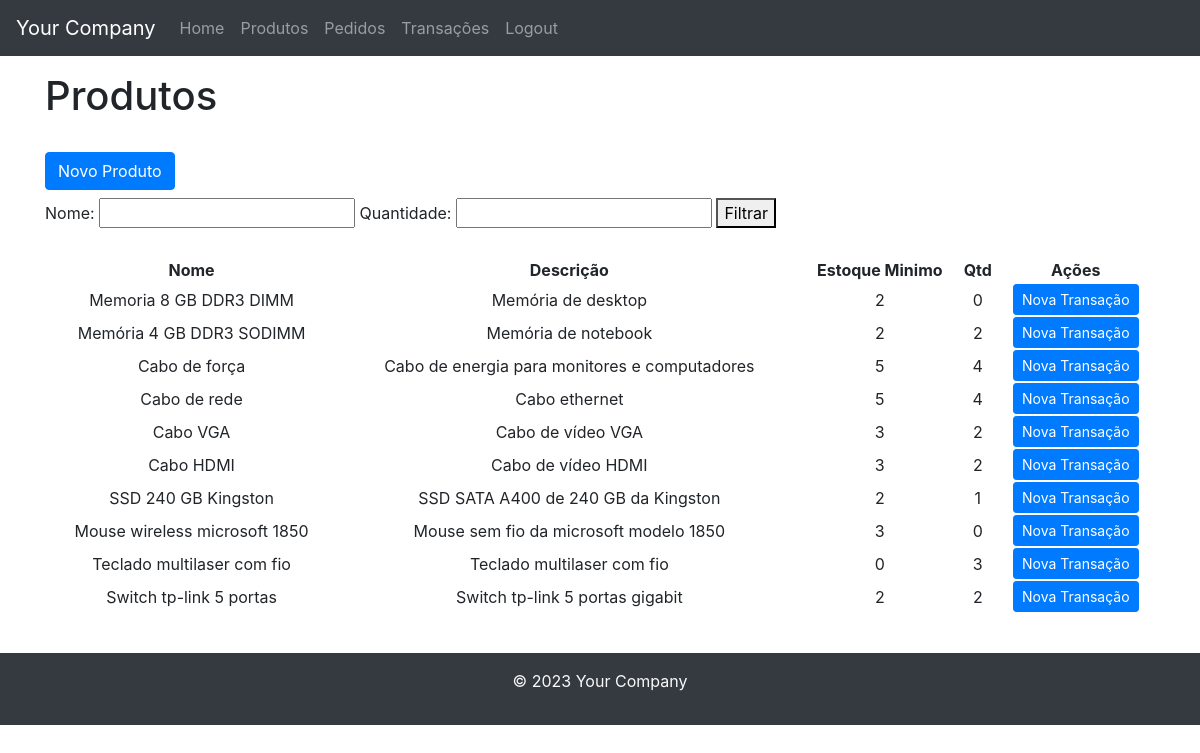
/product/ (signed in), run on the app's committed database.
### almoxarifado/models.py (models this page shows, shortened)
class Produto(models.Model):
    nome = models.CharField(max_length=255)
    descricao = models.TextField()
    quantidade = models.PositiveIntegerField()
    estoque_minimo = models.PositiveIntegerField()

### almoxarifado/views.py (the view)
# urls.py: path('product/', product_view, name='product'),
@login_required
def product_view(request):
    name = request.GET.get('name')
    quantity = request.GET.get('quantity')
    products = Produto.objects.all()
    if name:
        products = products.filter(nome__icontains=name)
    if quantity:
        products = products.filter(quantidade=quantity)
    return render(request, 'product.html', {'products': products})

### almoxarifado/templates/product.html
{% extends 'base.html' %}
{% block content %}
  <h1>Produtos</h1>
  <br>
  <a href="{% url 'add_product' %}" class="btn btn-primary mb-2">Novo Produto</a>
  <br>
  <form>
    <label for="nome">Nome:</label>
    <input type="text" name="name">
    <label for="quantidade">Quantidade:</label>
    <input type="number" name="quantity">
    <button type="submit">Filtrar</button>
  </form>
  <br>
  <table style="width:100%">
    <thead>
      <tr>
        <th style="text-align:center">Nome</th>
        <th style="text-align:center">Descrição</th>
        <th style="text-align:center">Estoque Minimo</th>
        <th style="text-align:center">Qtd</th>
        <th style="text-align:center">Ações</th>
      </tr>
    </thead>
    <tbody>
      {% for product in products %}
        <tr>
          <td>{{ product.nome }}</td>
          <td>{{ product.descricao }}</td>
          <td>{{ product.estoque_minimo }}</td>
          <td>{{ product.quantidade }}</td>
          <td>
            <a href="{% url 'add_transaction' %}?product_id={{ product.id }}&user_id={{ request.user.id }}" class="btn btn-primary btn-sm">Nova Transação</a>
          </td>
        </tr>
      {% endfor %}
    </tbody>
  </table>
  <br>
{% endblock %}

### almoxarifado/templates/base.html (style rules this page uses)
td { text-align: center; }

### data on the page
Produto: nome "Memoria 8 GB DDR3 DIMM", descricao "Memória de desktop", estoque_minimo "2", quantidade "0"
Produto: nome "Memória 4 GB DDR3 SODIMM", descricao "Memória de notebook", estoque_minimo "2", quantidade "2"
Produto: nome "Cabo de força", descricao "Cabo de energia para monitores e computadores", estoque_minimo "5", quantidade "4"
Produto: nome "Cabo de rede", descricao "Cabo ethernet", estoque_minimo "5", quantidade "4"
Produto: nome "Cabo VGA", descricao "Cabo de vídeo VGA", estoque_minimo "3", quantidade "2"
Produto: nome "Cabo HDMI", descricao "Cabo de vídeo HDMI", estoque_minimo "3", quantidade "2"
Produto: nome "SSD 240 GB Kingston", descricao "SSD SATA A400 de 240 GB da Kingston", estoque_minimo "2", quantidade "1"
Produto: nome "Mouse wireless microsoft 1850", descricao "Mouse sem fio da microsoft modelo 1850", estoque_minimo "3", quantidade "0"
Produto: nome "Teclado multilaser com fio", descricao "Teclado multilaser com fio", estoque_minimo "0", quantidade "3"
Produto: nome "Switch tp-link 5 portas", descricao "Switch tp-link 5 portas gigabit", estoque_minimo "2", quantidade "2"
